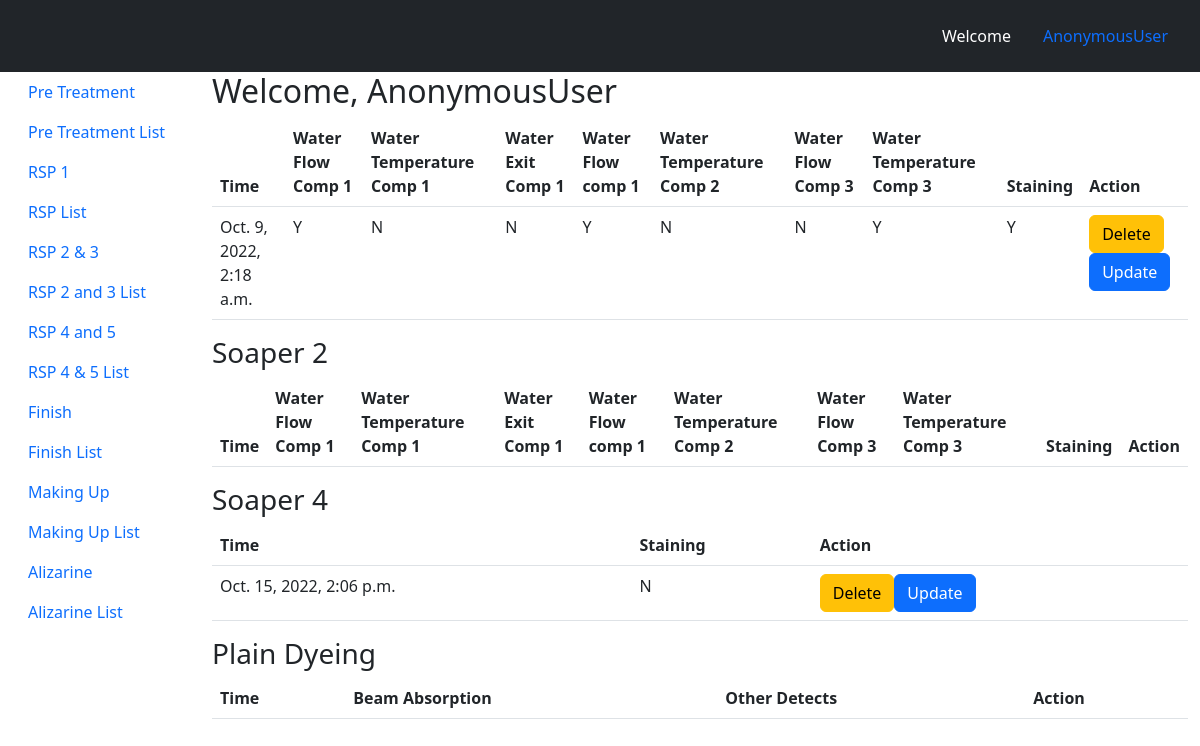
/alizarine/list, run on the app's committed database.
### alizarine/models.py (models this page shows, shortened)
class Soaper_1(models.Model):
    ANSWER_YES = "Y"
    ANSWER_NO  =  "N"
    ANSWER = [
        (ANSWER_YES, "Yes"),
        (ANSWER_NO, "No")
    ]
    water_flow_comp_1 = models.CharField(max_length = 1, choices = ANSWER, default=ANSWER_NO)
    water_temperatures_comp_1 = models.CharField(max_length = 1, choices = ANSWER, default=ANSWER_NO)
    water_exit_comp_1 = models.CharField(max_length = 1, choices = ANSWER, default=ANSWER_NO)
    water_flow_comp_2 = models.CharField(max_length = 1, choices = ANSWER, default=ANSWER_NO)
    water_temperatures_comp_2 = models.CharField(max_length = 1, choices = ANSWER, default=ANSWER_NO)
    water_flow_comp_3 = models.CharField(max_length = 1, choices = ANSWER, default=ANSWER_NO)
    water_temperatures_comp_3 = models.CharField(max_length = 1, choices = ANSWER, default=ANSWER_NO)
    staining = models.CharField(max_length = 1, choices = ANSWER, default=ANSWER_NO)
    time_stamp = models.DateTimeField(auto_now_add = True)

class Soaper_4(models.Model):
    ANSWER_YES = "Y"
    ANSWER_NO  =  "N"
    ANSWER = [
        (ANSWER_YES, "Yes"),
        (ANSWER_NO, "No")
    ]
    staining = models.CharField(max_length = 1, choices = ANSWER, default=ANSWER_NO)
    time_stamp = models.DateTimeField(auto_now_add = True)

### alizarine/views.py (the view)
def alizarine_list(request):
    object1 = Soaper_1.objects.all()
    object2 = Soaper_2.objects.all()
    object3 = Soaper_4.objects.all()
    object4 = Plain_Dyeing.objects.all()
    context = {
        'object1': object1,
        'object2': object2,
        'object3':object3,
        'object4':object4
    }
    return render(request, 'alizarine_list.html', context)

### alizarine/templates/alizarine_list.html (shortened to what this page needs)
{% extends 'base.html' %}
{% block content %}
<h2>Welcome, {{request.user}}</h2>
<table class="table table-stripped">
    <tbody>
        <thead>
            <th>Time</th>
            <th>Water Flow Comp 1</th>
            <th>Water Temperature Comp 1</th>
            <th>Water Exit Comp 1</th>
            <th>Water Flow comp 1</th>
            <th>Water Temperature Comp 2</th>
            <th>Water Flow Comp 3</th>
            <th>Water Temperature Comp 3</th>
            <th>Staining</th>
            <th>Action</th>
        </thead>
        {% for i in object1%}
        <tr>
            <td>{{i.time_stamp}}</td>
            <td>{{i.water_flow_comp_1}}</td>
            <td>{{i.water_temperatures_comp_1}}</td>
            <td>{{i.water_exit_comp_1}}</td>
            <td>{{i.water_flow_comp_2}}</td>
            <td>{{i.water_temperatures_comp_2}}</td>
            <td>{{i.water_flow_comp_3}}</td>
            <td>{{i.water_temperatures_comp_3}}</td>
            <td>{{i.staining}}</td>
            <td ><button class="btn btn-warning">Delete</button><button class="btn btn-primary">Update</button></td>
        </tr>
        {% endfor %}
    </tbody>
</table>
<h3>Soaper 2</h3>
<table class="table table-stripped">
    <tbody>
        <thead>
            <th>Time</th>
            <th>Water Flow Comp 1</th>
            <th>Water Temperature Comp 1</th>
            <th>Water Exit Comp 1</th>
            <th>Water Flow comp 1</th>
            <th>Water Temperature Comp 2</th>
            <th>Water Flow Comp 3</th>
            <th>Water Temperature Comp 3</th>
            <th>Staining</th>
            <th>Action</th>
        </thead>
    </tbody>
</table>
<h3>Soaper 4</h3>
<table class="table table-stripped">
    <tbody>
        <thead>
            <th>Time</th>
            <th>Staining</th>
            <th>Action</th>
        </thead>
        {% for i in object3%}
        <tr>
            <td>{{i.time_stamp}}</td>
            <td>{{i.staining}}</td>
            <td ><button class="btn btn-warning">Delete</button><button class="btn btn-primary">Update</button></td>
        </tr>
        {% endfor %}
    </tbody>
</table>
<h3>Plain Dyeing</h3>
<table class="table table-stripped">
    <tbody>
        <thead>
            <th>Time</th>
            <th>Beam Absorption</th>
            <th>Other Detects</th>
            <th>Action</th>
        </thead>
    </tbody>
</table>
{% endblock%}

### data on the page
Soaper_1: time_stamp "Oct. 9, 2022, 2:18 a.m.", water_flow_comp_1 "Y", water_temperatures_comp_1 "N", water_exit_comp_1 "N", water_flow_comp_2 "Y", water_temperatures_comp_2 "N", water_flow_comp_3 "N", water_temperatures_comp_3 "Y", staining "Y"
Soaper_4: time_stamp "Oct. 15, 2022, 2:06 p.m.", staining "N"

### other printed values
{{ request.user }} "AnonymousUser"
